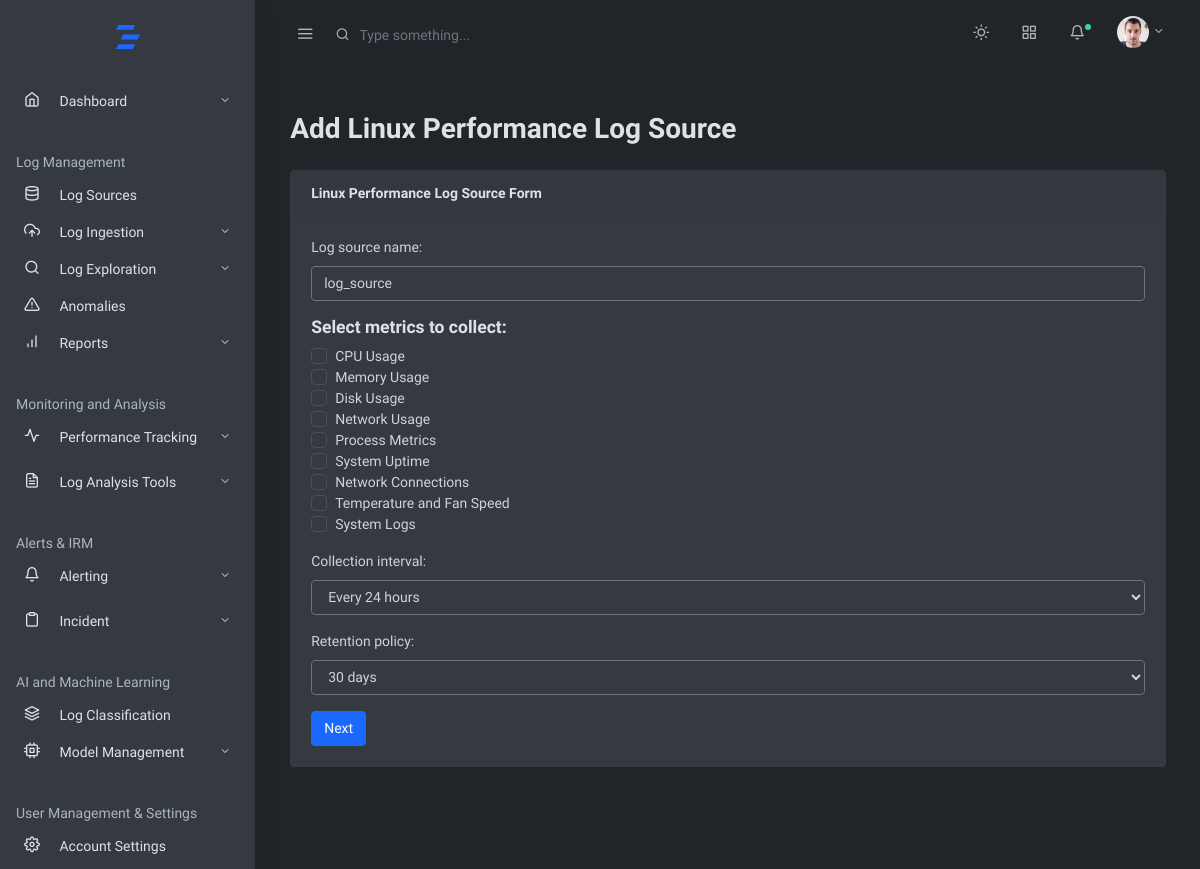
The page /home/linux/performancelogs/ on the database its author committed.
### log_management_app/models.py (models this page shows, shortened)
class LinuxPerformanceMetric(models.Model):
    name = models.CharField(max_length=100, verbose_name="Metric Name")

### log_management_app/views.py (the view)
# urls.py: path('home/linux/performancelogs/',views.linuxperformancelogs,name='linuxperformancelogs'),
def linuxperformancelogs(request):
    if request.method=='POST':
        logperf=LinuxPerfLogsForm(request.POST)
        if logperf.is_valid():
            logperf=logperf.save()
            return redirect('lin_collectperflogs')
        else:
            print(logperf.errors)
    else:
        logperf=LinuxPerfLogsForm()
    context={'logperf':logperf}
    return render(request,'baseapp/logingestion/systemlogs/linux/perfform.html',context)

### log_management_app/forms.py
class LinuxPerfLogsForm(forms.ModelForm):
    performance_metrics = forms.ModelMultipleChoiceField(
        queryset=LinuxPerformanceMetric.objects.all(),
        required=True,
        help_text="Select the metrics to collect"
    )
    class Meta:
        model = LinuxPerfLogs
        fields = [
            'log_source_name',
            'performance_metrics',
            'collection_interval',
            'retention_policy',
        ]
        widgets = {
            'log_source_name': forms.TextInput(attrs={'class': 'form-control', 'placeholder': 'Enter log source name'}),
            'collection_interval': forms.Select(attrs={'class': 'form-control'}),
            'retention_policy': forms.Select(attrs={'class': 'form-control'}),
        }

### log_management_app/templates/baseapp/logingestion/systemlogs/linux/perfform.html (shortened to what this page needs)
{% extends 'mainhome.html' %}
{% block content %}
<div class="container">
    <h2 class="mt-4">Add Linux Performance Log Source</h2>
    <form method="post" action="">
        <div class="card my-4">
            <div class="card-header">
                <strong>Linux Performance Log Source Form</strong>
            </div>
            <div class="card-body">
                <div class="form-group">
                    {{ logperf.log_source_name.label_tag }}
                    {{ logperf.log_source_name }}
                </div>
                <h5>Select metrics to collect:</h5>
                <div class="form-group">
                    {% for checkbox in logperf.fields.performance_metrics.queryset %}
                        <div class="custom-control custom-checkbox">
                            <label class="custom-control-label" for="customCheck{{ forloop.counter }}">
                                {{ checkbox.name }}
                            </label>
                        </div>
                    {% endfor %}
                </div>
                <div class="form-group">
                    {{ logperf.collection_interval.label_tag }}
                    {{ logperf.collection_interval }}
                </div>
                <div class="form-group">
                    {{ logperf.retention_policy.label_tag }}
                    {{ logperf.retention_policy }}
                </div>
                <div>
                    <button type="submit" class="btn btn-primary">Next</button>
                </div>
            </div>
        </div>
    </form>
</div>
{% endblock %}

### rows shown on the page
LinuxPerformanceMetric: name "CPU Usage"
LinuxPerformanceMetric: name "Memory Usage"
LinuxPerformanceMetric: name "Disk Usage"
LinuxPerformanceMetric: name "Network Usage"
LinuxPerformanceMetric: name "Process Metrics"
LinuxPerformanceMetric: name "System Uptime"
LinuxPerformanceMetric: name "Network Connections"
LinuxPerformanceMetric: name "Temperature and Fan Speed"
LinuxPerformanceMetric: name "System Logs"

### other values the page prints
{{ logperf.log_source_name.label_tag }} "Log source name:"
{{ logperf.collection_interval.label_tag }} "Collection interval:"
{{ logperf.retention_policy.label_tag }} "Retention policy:"
